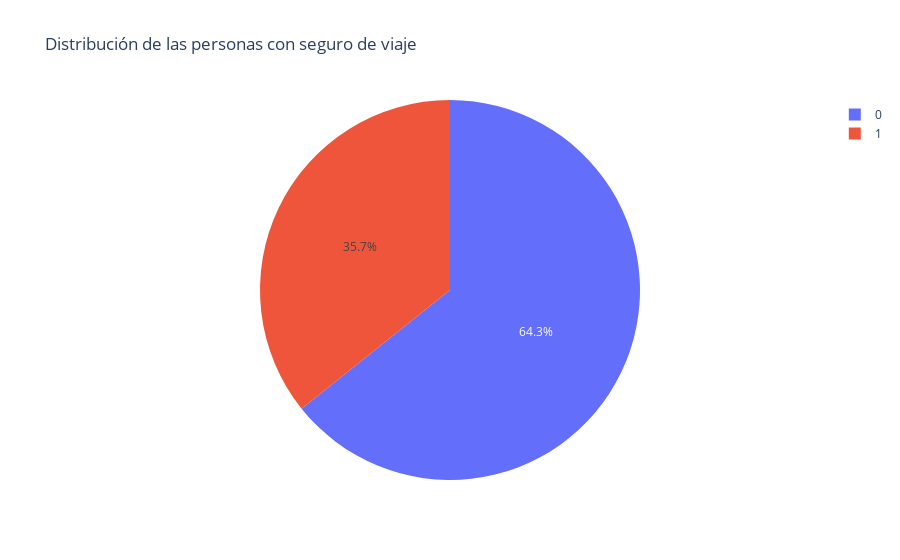

Notebook source saved alongside this figure:
### Code cell
fig = px.pie(travel,
             'TravelInsurance', 
             title='Distribución de las personas con seguro de viaje'
)

fig.show()

### Figure 1 — Plotly figure (JSON) as saved in the notebook; plotly's stock layout.template omitted (floating-point values rounded to 4 significant figures; data arrays with more than 128 entries replaced by an {"elided": "..."} marker saying what was removed)
{"data": [{"domain": {"x": [0, 1], "y": [0, 1]}, "hovertemplate": "TravelInsurance=%{label}<extra></extra>", "labels": {"elided": "1987 int values"}, "legendgroup": "", "name": "", "showlegend": true, "type": "pie"}], "layout": {"legend": {"tracegroupgap": 0}, "title": {"text": "Distribución de las personas con seguro de viaje"}}}
